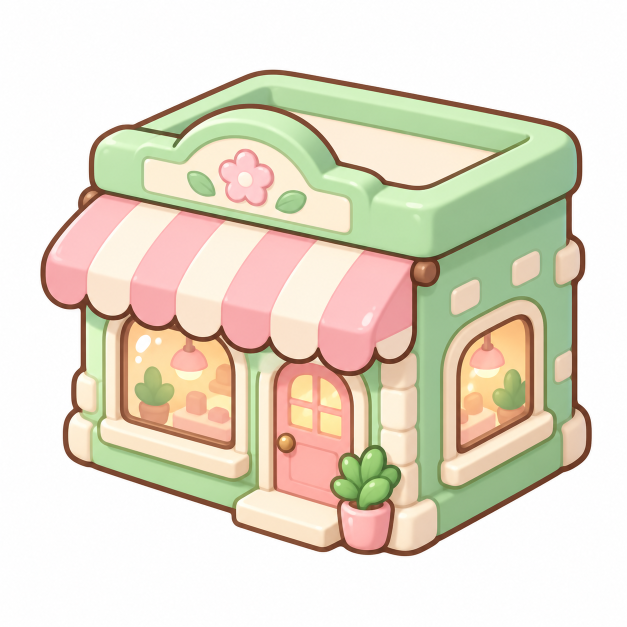
#> input picture art/rejected/house-work-1-open-top.png, 1254 x 1254 px (shown at 1/2 size)
$ python -i clean_sprites.py   (imports and definitions only)
#> lines starting #> are read from the running program, lines starting #| are printed output that depends on the picture; after the words box and inside, x2 and y2 are one past the last pixel; in counts of white or black regions, pixels touching at a corner belong together
"""Turn codex sprites (white background) into trimmed transparent webp for the site.
Run with the project venv:  .venv/bin/python scripts/clean_sprites.py
Flood-fills near-white from the image border only, so white *inside* the outline
(the bunny's fur) survives."""
import pathlib, sys
from collections import deque
from PIL import Image, ImageFilter

ROOT = pathlib.Path(__file__).resolve().parent.parent
RAW, OUT = ROOT / "art" / "raw", ROOT / "docs" / "assets" / "sprites"
# [1 line not run here, left out]
MAX = 480

def near_white(p, tol=28):
    return p[0] > 255 - tol and p[1] > 255 - tol and p[2] > 255 - tol

def clean(src, dst):
#> called with dst = 'out.png'
    im = Image.open(src).convert("RGBA")
    im.thumbnail((720, 720))
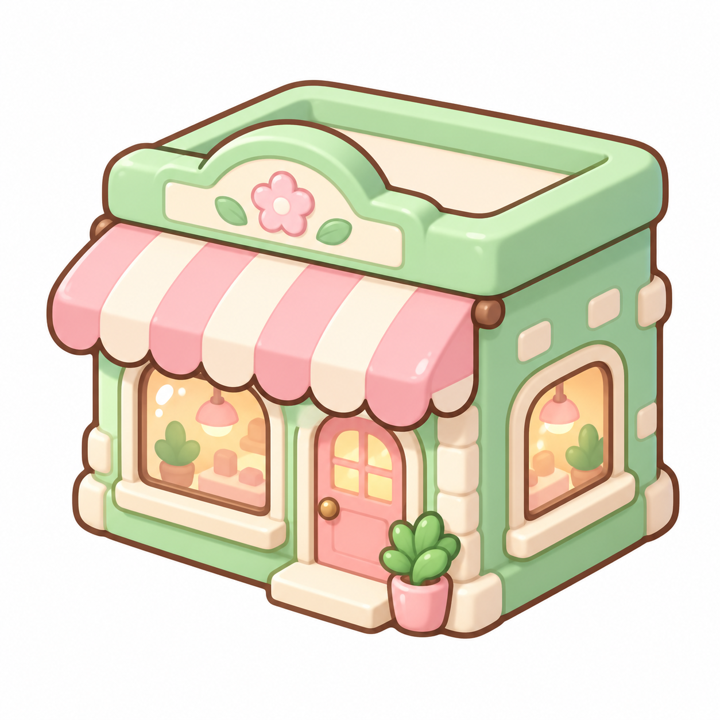
#> im: PIL image 720x720 RGBA; mean R, G, B, A 228.5, 221.5, 204.1, 255
    w, h = im.size
#> w = 720; h = 720
    px = im.load()
    bg = bytearray(w * h)
    q = deque()
    for x in range(w):
        q.append((x, 0)); q.append((x, h - 1))
    for y in range(h):
        q.append((0, y)); q.append((w - 1, y))
    while q:
        x, y = q.popleft()
        i = y * w + x
        if bg[i] or not near_white(px[x, y]):
            continue
        bg[i] = 1
        if x > 0: q.append((x - 1, y))
        if x < w - 1: q.append((x + 1, y))
        if y > 0: q.append((x, y - 1))
        if y < h - 1: q.append((x, y + 1))
    mask = Image.frombytes("L", (w, h), bytes(0 if b else 255 for b in bg))
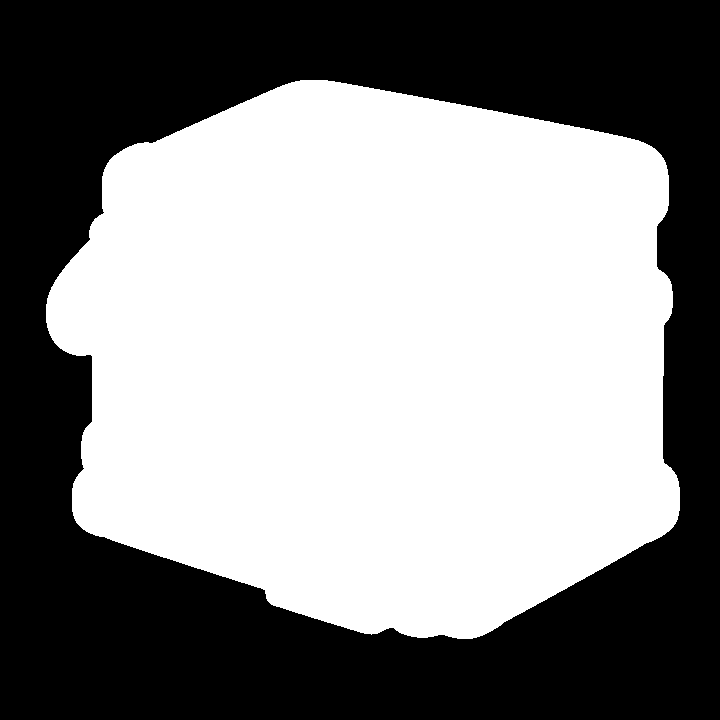
#> mask: PIL image 720x720 L; 54.1% white; 1 black region, box (x1, y1, x2, y2) and area: (0, 0, 720, 720) 237872
    mask = mask.filter(ImageFilter.MinFilter(3)).filter(ImageFilter.GaussianBlur(0.8))
    im.putalpha(mask)
    box = im.getbbox()
#> box = (45, 79, 681, 640)
    if box:
        im = im.crop(box)
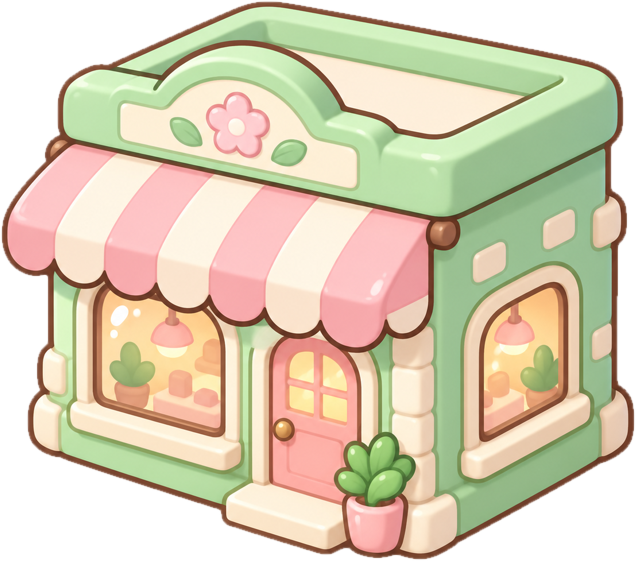
#> im: PIL image 636x561 RGBA; mean R, G, B, A 217, 206.9, 181.6, 198.7; transparent parts drawn white
    im.thumbnail((MAX, MAX))
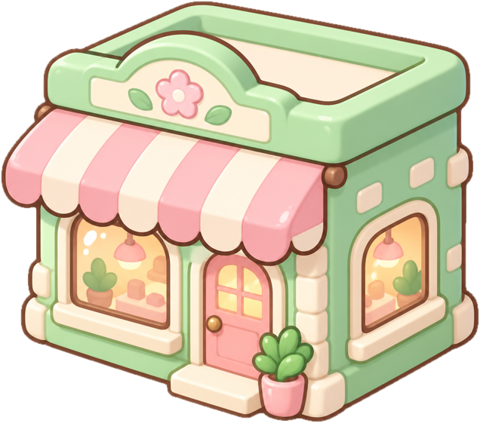
#> im: PIL image 480x423 RGBA; mean R, G, B, A 163.8, 153.7, 128.4, 198.7; transparent parts drawn white
    im.save(dst, "WEBP", quality=88, method=6)

names = sys.argv[1:]
# [8 lines not run here, left out]

>>> result = clean('../art/rejected/house-work-1-open-top.png', 'out.png')
